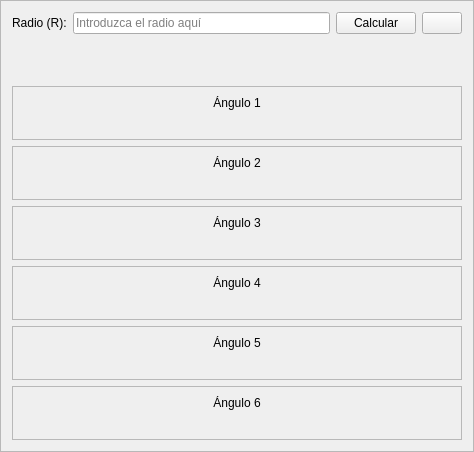
          <widget class="QFrame" name="frameJapon">
           <property name="maximumSize">
            <size>
             <width>16777215</width>
             <height>16777215</height>
            </size>
           </property>
           <property name="frameShape">
            <enum>QFrame::Shape::StyledPanel</enum>
           </property>
           <property name="frameShadow">
            <enum>QFrame::Shadow::Raised</enum>
           </property>
           <property name="state" stdset="0">
            <string>true</string>
           </property>
           <layout class="QVBoxLayout" name="verticalLayout_12">
            <item>
             <layout class="QHBoxLayout" name="topBar">
              <item>
               <widget class="QLabel" name="labelRadio">
                <property name="text">
                 <string>Radio (R):</string>
                </property>
               </widget>
              </item>
              <item>
               <widget class="QLineEdit" name="lineEditRadio">
                <property name="placeholderText">
                 <string>Introduzca el radio aquí</string>
                </property>
               </widget>
              </item>
              <item>
               <widget class="QPushButton" name="pushButtonCalcular">
                <property name="text">
                 <string>Calcular</string>
                </property>
                <property name="icon">
                 <iconset resource="../assets/resources_qrc/resources.qrc">
                  <normaloff>:/iconos/iconos/codesandbox.svg</normaloff>:/iconos/iconos/codesandbox.svg</iconset>
                </property>
                <property name="iconSize">
                 <size>
                  <width>20</width>
                  <height>20</height>
                 </size>
                </property>
               </widget>
              </item>
              <item>
               <widget class="QPushButton" name="clear_fj">
                <property name="text">
                 <string/>
                </property>
                <property name="icon">
                 <iconset resource="../assets/resources_qrc/resources.qrc">
                  <normaloff>:/iconos/iconos/trash.svg</normaloff>:/iconos/iconos/trash.svg</iconset>
                </property>
                <property name="iconSize">
                 <size>
                  <width>20</width>
                  <height>20</height>
                 </size>
                </property>
               </widget>
              </item>
             </layout>
            </item>
            <item alignment="Qt::AlignmentFlag::AlignHCenter">
             <widget class="QLabel" name="lblFJapon">
              <property name="minimumSize">
               <size>
                <width>450</width>
                <height>40</height>
               </size>
              </property>
              <property name="maximumSize">
               <size>
                <width>450</width>
                <height>50</height>
               </size>
              </property>
              <property name="text">
               <string/>
              </property>
              <property name="pixmap">
               <pixmap resource="../assets/resources_qrc/resources.qrc">:/iconos/iconos/formula-japon.svg</pixmap>
              </property>
              <property name="scaledContents">
               <bool>true</bool>
              </property>
             </widget>
            </item>
            <item>
             <widget class="QFrame" name="tarjeta_angulo_1">
              <property name="minimumSize">
               <size>
                <width>0</width>
                <height>0</height>
               </size>
              </property>
              <property name="frameShape">
               <enum>QFrame::Shape::StyledPanel</enum>
              </property>
              <property name="class" stdset="0">
               <string>tarjeta-angle</string>
              </property>
              <layout class="QVBoxLayout" name="verticalLayout_2">
               <item>
                <widget class="QLabel" name="label_titulo_1">
                 <property name="text">
                  <string>Ángulo 1</string>
                 </property>
                 <property name="alignment">
                  <set>Qt::AlignmentFlag::AlignCenter</set>
                 </property>
                 <property name="name" stdset="0">
                  <string>number-angle</string>
                 </property>
                </widget>
               </item>
               <item>
                <widget class="QLabel" name="label_valor_1">
                 <property name="text">
                  <string/>
                 </property>
                 <property name="alignment">
                  <set>Qt::AlignmentFlag::AlignLeading|Qt::AlignmentFlag::AlignLeft|Qt::AlignmentFlag::AlignVCenter</set>
                 </property>
                 <property name="valor" stdset="0">
                  <string>angle-c</string>
                 </property>
                </widget>
               </item>
              </layout>
             </widget>
            </item>
            <item>
             <widget class="QFrame" name="tarjeta_angulo_2">
              <property name="minimumSize">
               <size>
                <width>0</width>
                <height>0</height>
               </size>
              </property>
              <property name="frameShape">
               <enum>QFrame::Shape::StyledPanel</enum>
              </property>
              <property name="class" stdset="0">
               <string>tarjeta-angle</string>
              </property>
              <layout class="QVBoxLayout" name="verticalLayout_11">
               <item>
                <widget class="QLabel" name="label_titulo_2">
                 <property name="text">
                  <string>Ángulo 2</string>
                 </property>
                 <property name="alignment">
                  <set>Qt::AlignmentFlag::AlignCenter</set>
                 </property>
                 <property name="name" stdset="0">
                  <string>number-angle</string>
                 </property>
                </widget>
               </item>
               <item>
                <widget class="QLabel" name="label_valor_2">
                 <property name="text">
                  <string/>
                 </property>
                 <property name="alignment">
                  <set>Qt::AlignmentFlag::AlignLeading|Qt::AlignmentFlag::AlignLeft|Qt::AlignmentFlag::AlignVCenter</set>
                 </property>
                 <property name="valor" stdset="0">
                  <string>angle-c</string>
                 </property>
                </widget>
               </item>
              </layout>
             </widget>
            </item>
            <item>
             <widget class="QFrame" name="tarjeta_angulo_3">
              <property name="minimumSize">
               <size>
                <width>0</width>
                <height>0</height>
               </size>
              </property>
              <property name="frameShape">
               <enum>QFrame::Shape::StyledPanel</enum>
              </property>
              <property name="class" stdset="0">
               <string>tarjeta-angle</string>
              </property>
              <layout class="QVBoxLayout" name="verticalLayout_9">
               <item>
                <widget class="QLabel" name="label_titulo_3">
                 <property name="text">
                  <string>Ángulo 3</string>
                 </property>
                 <property name="alignment">
                  <set>Qt::AlignmentFlag::AlignCenter</set>
                 </property>
                 <property name="name" stdset="0">
                  <string>number-angle</string>
                 </property>
                </widget>
               </item>
               <item>
                <widget class="QLabel" name="label_valor_3">
                 <property name="text">
                  <string/>
                 </property>
                 <property name="alignment">
                  <set>Qt::AlignmentFlag::AlignLeading|Qt::AlignmentFlag::AlignLeft|Qt::AlignmentFlag::AlignVCenter</set>
                 </property>
                 <property name="valor" stdset="0">
                  <string>angle-c</string>
                 </property>
                </widget>
               </item>
              </layout>
             </widget>
            </item>
            <item>
             <widget class="QFrame" name="tarjeta_angulo_4">
              <property name="minimumSize">
               <size>
                <width>0</width>
                <height>0</height>
               </size>
              </property>
              <property name="frameShape">
               <enum>QFrame::Shape::StyledPanel</enum>
              </property>
              <property name="class" stdset="0">
               <string>tarjeta-angle</string>
              </property>
              <layout class="QVBoxLayout" name="verticalLayout_8">
               <item>
                <widget class="QLabel" name="label_titulo_4">
                 <property name="text">
                  <string>Ángulo 4</string>
                 </property>
                 <property name="alignment">
                  <set>Qt::AlignmentFlag::AlignCenter</set>
                 </property>
                 <property name="name" stdset="0">
                  <string>number-angle</string>
                 </property>
                </widget>
               </item>
               <item>
                <widget class="QLabel" name="label_valor_4">
                 <property name="text">
                  <string/>
                 </property>
                 <property name="alignment">
                  <set>Qt::AlignmentFlag::AlignLeading|Qt::AlignmentFlag::AlignLeft|Qt::AlignmentFlag::AlignVCenter</set>
                 </property>
                 <property name="valor" stdset="0">
                  <string>angle-c</string>
                 </property>
                </widget>
               </item>
              </layout>
             </widget>
            </item>
            <item>
             <widget class="QFrame" name="tarjeta_angulo_5">
              <property name="minimumSize">
               <size>
                <width>0</width>
                <height>0</height>
               </size>
              </property>
              <property name="frameShape">
               <enum>QFrame::Shape::StyledPanel</enum>
              </property>
              <property name="class" stdset="0">
               <string>tarjeta-angle</string>
              </property>
              <layout class="QVBoxLayout" name="verticalLayout_7">
               <item>
                <widget class="QLabel" name="label_titulo_5">
                 <property name="text">
                  <string>Ángulo 5</string>
                 </property>
                 <property name="alignment">
                  <set>Qt::AlignmentFlag::AlignCenter</set>
                 </property>
                 <property name="name" stdset="0">
                  <string>number-angle</string>
                 </property>
                </widget>
               </item>
               <item>
                <widget class="QLabel" name="label_valor_5">
                 <property name="text">
                  <string/>
                 </property>
                 <property name="alignment">
                  <set>Qt::AlignmentFlag::AlignLeading|Qt::AlignmentFlag::AlignLeft|Qt::AlignmentFlag::AlignVCenter</set>
                 </property>
                 <property name="valor" stdset="0">
                  <string>angle-c</string>
                 </property>
                </widget>
               </item>
              </layout>
             </widget>
            </item>
            <item>
             <widget class="QFrame" name="tarjeta_angulo_6">
              <property name="minimumSize">
               <size>
                <width>0</width>
                <height>0</height>
               </size>
              </property>
              <property name="frameShape">
               <enum>QFrame::Shape::StyledPanel</enum>
              </property>
              <property name="class" stdset="0">
               <string>tarjeta-angle</string>
              </property>
              <layout class="QVBoxLayout" name="verticalLayout_10">
               <item>
                <widget class="QLabel" name="label_titulo_6">
                 <property name="text">
                  <string>Ángulo 6</string>
                 </property>
                 <property name="alignment">
                  <set>Qt::AlignmentFlag::AlignCenter</set>
                 </property>
                 <property name="name" stdset="0">
                  <string>number-angle</string>
                 </property>
                </widget>
               </item>
               <item>
                <widget class="QLabel" name="label_valor_6">
                 <property name="text">
                  <string/>
                 </property>
                 <property name="alignment">
                  <set>Qt::AlignmentFlag::AlignLeading|Qt::AlignmentFlag::AlignLeft|Qt::AlignmentFlag::AlignVCenter</set>
                 </property>
                 <property name="valor" stdset="0">
                  <string>angle-c</string>
                 </property>
                </widget>
               </item>
              </layout>
             </widget>
            </item>
           </layout>
          </widget>
